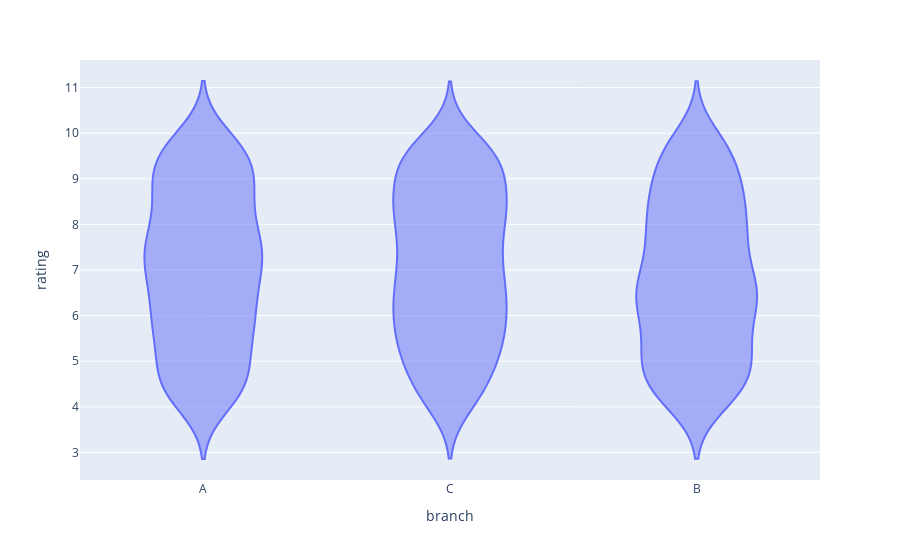

Here is the notebook cell this chart was saved with:
### Code cell
fig=px.violin(df,'branch','rating')
fig.show()

### Figure 1 — Plotly figure (JSON) as saved in the notebook; plotly's stock layout.template omitted (floating-point values rounded to 4 significant figures; data arrays with more than 128 entries replaced by an {"elided": "..."} marker saying what was removed)
{"data": [{"alignmentgroup": "True", "box": {"visible": false}, "hovertemplate": "branch=%{x}<br>rating=%{y}<extra></extra>", "legendgroup": "", "marker": {"color": "#636efa"}, "name": "", "offsetgroup": "", "orientation": "v", "scalegroup": "True", "showlegend": false, "type": "violin", "x": {"elided": "1000 str values"}, "x0": " ", "xaxis": "x", "y": {"elided": "1000 float values"}, "y0": " ", "yaxis": "y"}], "layout": {"legend": {"tracegroupgap": 0}, "margin": {"t": 60}, "violinmode": "group", "xaxis": {"anchor": "y", "domain": [0, 1], "title": {"text": "branch"}}, "yaxis": {"anchor": "x", "domain": [0, 1], "title": {"text": "rating"}}}}
